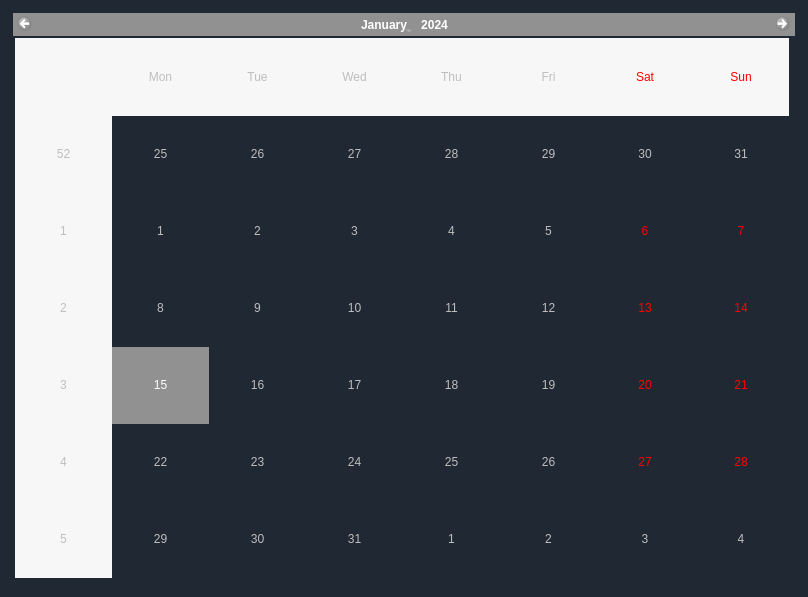
<?xml version="1.0" encoding="UTF-8"?>
<ui version="4.0">
 <class>Frame</class>
 <widget class="QFrame" name="Frame">
  <property name="geometry">
   <rect>
    <x>0</x>
    <y>0</y>
    <width>808</width>
    <height>597</height>
   </rect>
  </property>
  <property name="windowTitle">
   <string>Frame</string>
  </property>
  <property name="styleSheet">
   <string notr="true">QFrame{
    border: 2px;
    border-radius: 4px;
    padding: 2px;
    background-color: #1F2833;
}</string>
  </property>
  <layout class="QHBoxLayout" name="horizontalLayout">
   <item>
    <widget class="QCalendarWidget" name="calendarWidget">
     <property name="enabled">
      <bool>false</bool>
     </property>
     <property name="sizePolicy">
      <sizepolicy hsizetype="Expanding" vsizetype="Expanding">
       <horstretch>0</horstretch>
       <verstretch>0</verstretch>
      </sizepolicy>
     </property>
     <property name="autoFillBackground">
      <bool>false</bool>
     </property>
     <property name="styleSheet">
      <string notr="true">QCalendarWidget{
    border-radius: 4px;
    border-style: outset;
    border-width: 3px;
    border-radius: 8px;
    border-color: white;
    padding: 2px;
    background-color: rgb(230, 230, 238);
}
</string>
     </property>
    </widget>
   </item>
  </layout>
 </widget>
 <resources/>
 <connections/>
</ui>
